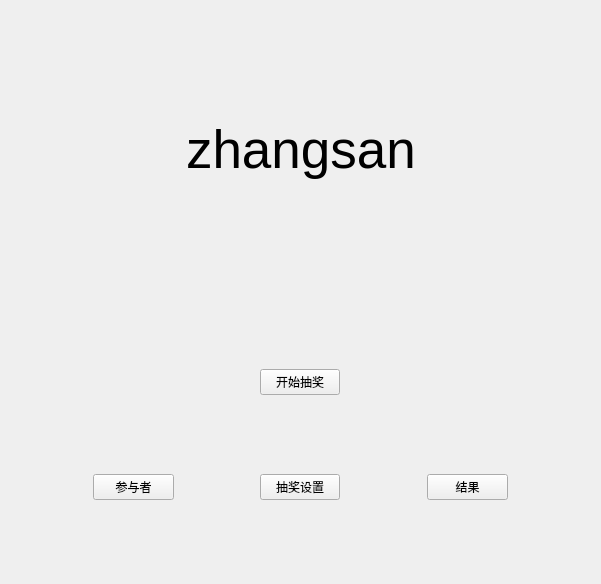
<?xml version="1.0" encoding="UTF-8"?>
<ui version="4.0">
 <class>Raffleinterface</class>
 <widget class="QWidget" name="Raffleinterface">
  <property name="geometry">
   <rect>
    <x>0</x>
    <y>0</y>
    <width>601</width>
    <height>584</height>
   </rect>
  </property>
  <property name="windowTitle">
   <string>抽奖</string>
  </property>
  <layout class="QVBoxLayout" name="verticalLayout_2">
   <item>
    <layout class="QGridLayout" name="gridLayout">
     <item row="1" column="0">
      <spacer name="horizontalSpacer_7">
       <property name="orientation">
        <enum>Qt::Horizontal</enum>
       </property>
       <property name="sizeHint" stdset="0">
        <size>
         <width>40</width>
         <height>20</height>
        </size>
       </property>
      </spacer>
     </item>
     <item row="0" column="1">
      <spacer name="verticalSpacer">
       <property name="orientation">
        <enum>Qt::Vertical</enum>
       </property>
       <property name="sizeHint" stdset="0">
        <size>
         <width>20</width>
         <height>40</height>
        </size>
       </property>
      </spacer>
     </item>
     <item row="1" column="1" alignment="Qt::AlignHCenter|Qt::AlignVCenter">
      <widget class="QLabel" name="label">
       <property name="font">
        <font>
         <family>Arial</family>
         <pointsize>40</pointsize>
        </font>
       </property>
       <property name="text">
        <string>zhangsan</string>
       </property>
      </widget>
     </item>
     <item row="2" column="1">
      <spacer name="verticalSpacer_2">
       <property name="orientation">
        <enum>Qt::Vertical</enum>
       </property>
       <property name="sizeHint" stdset="0">
        <size>
         <width>50</width>
         <height>60</height>
        </size>
       </property>
      </spacer>
     </item>
     <item row="1" column="2">
      <spacer name="horizontalSpacer_8">
       <property name="orientation">
        <enum>Qt::Horizontal</enum>
       </property>
       <property name="sizeHint" stdset="0">
        <size>
         <width>40</width>
         <height>20</height>
        </size>
       </property>
      </spacer>
     </item>
    </layout>
   </item>
   <item>
    <layout class="QGridLayout" name="gridLayout_2">
     <property name="leftMargin">
      <number>1</number>
     </property>
     <property name="topMargin">
      <number>1</number>
     </property>
     <property name="rightMargin">
      <number>1</number>
     </property>
     <item row="0" column="3">
      <spacer name="verticalSpacer_4">
       <property name="orientation">
        <enum>Qt::Vertical</enum>
       </property>
       <property name="sizeHint" stdset="0">
        <size>
         <width>20</width>
         <height>40</height>
        </size>
       </property>
      </spacer>
     </item>
     <item row="1" column="5">
      <spacer name="horizontalSpacer_2">
       <property name="orientation">
        <enum>Qt::Horizontal</enum>
       </property>
       <property name="sizeHint" stdset="0">
        <size>
         <width>40</width>
         <height>20</height>
        </size>
       </property>
      </spacer>
     </item>
     <item row="3" column="5">
      <widget class="QPushButton" name="resultButton">
       <property name="text">
        <string>结果</string>
       </property>
      </widget>
     </item>
     <item row="2" column="3">
      <spacer name="verticalSpacer_3">
       <property name="orientation">
        <enum>Qt::Vertical</enum>
       </property>
       <property name="sizeHint" stdset="0">
        <size>
         <width>20</width>
         <height>40</height>
        </size>
       </property>
      </spacer>
     </item>
     <item row="3" column="4">
      <spacer name="horizontalSpacer_6">
       <property name="orientation">
        <enum>Qt::Horizontal</enum>
       </property>
       <property name="sizeHint" stdset="0">
        <size>
         <width>40</width>
         <height>20</height>
        </size>
       </property>
      </spacer>
     </item>
     <item row="3" column="6">
      <spacer name="horizontalSpacer_4">
       <property name="orientation">
        <enum>Qt::Horizontal</enum>
       </property>
       <property name="sizeHint" stdset="0">
        <size>
         <width>40</width>
         <height>20</height>
        </size>
       </property>
      </spacer>
     </item>
     <item row="3" column="3">
      <widget class="QPushButton" name="setButton">
       <property name="text">
        <string>抽奖设置</string>
       </property>
      </widget>
     </item>
     <item row="1" column="1">
      <spacer name="horizontalSpacer">
       <property name="orientation">
        <enum>Qt::Horizontal</enum>
       </property>
       <property name="sizeHint" stdset="0">
        <size>
         <width>40</width>
         <height>20</height>
        </size>
       </property>
      </spacer>
     </item>
     <item row="1" column="3">
      <widget class="QPushButton" name="startButton">
       <property name="text">
        <string>开始抽奖</string>
       </property>
      </widget>
     </item>
     <item row="3" column="1">
      <widget class="QPushButton" name="participantButton">
       <property name="text">
        <string>参与者</string>
       </property>
      </widget>
     </item>
     <item row="3" column="2">
      <spacer name="horizontalSpacer_5">
       <property name="orientation">
        <enum>Qt::Horizontal</enum>
       </property>
       <property name="sizeHint" stdset="0">
        <size>
         <width>40</width>
         <height>20</height>
        </size>
       </property>
      </spacer>
     </item>
     <item row="3" column="0">
      <spacer name="horizontalSpacer_3">
       <property name="orientation">
        <enum>Qt::Horizontal</enum>
       </property>
       <property name="sizeHint" stdset="0">
        <size>
         <width>40</width>
         <height>20</height>
        </size>
       </property>
      </spacer>
     </item>
     <item row="4" column="1">
      <spacer name="verticalSpacer_5">
       <property name="orientation">
        <enum>Qt::Vertical</enum>
       </property>
       <property name="sizeHint" stdset="0">
        <size>
         <width>20</width>
         <height>40</height>
        </size>
       </property>
      </spacer>
     </item>
    </layout>
   </item>
  </layout>
  <widget class="QWidget" name="verticalLayoutWidget_2">
   <property name="geometry">
    <rect>
     <x>0</x>
     <y>0</y>
     <width>2</width>
     <height>2</height>
    </rect>
   </property>
   <layout class="QVBoxLayout" name="verticalLayout"/>
  </widget>
 </widget>
 <resources/>
 <connections/>
</ui>
